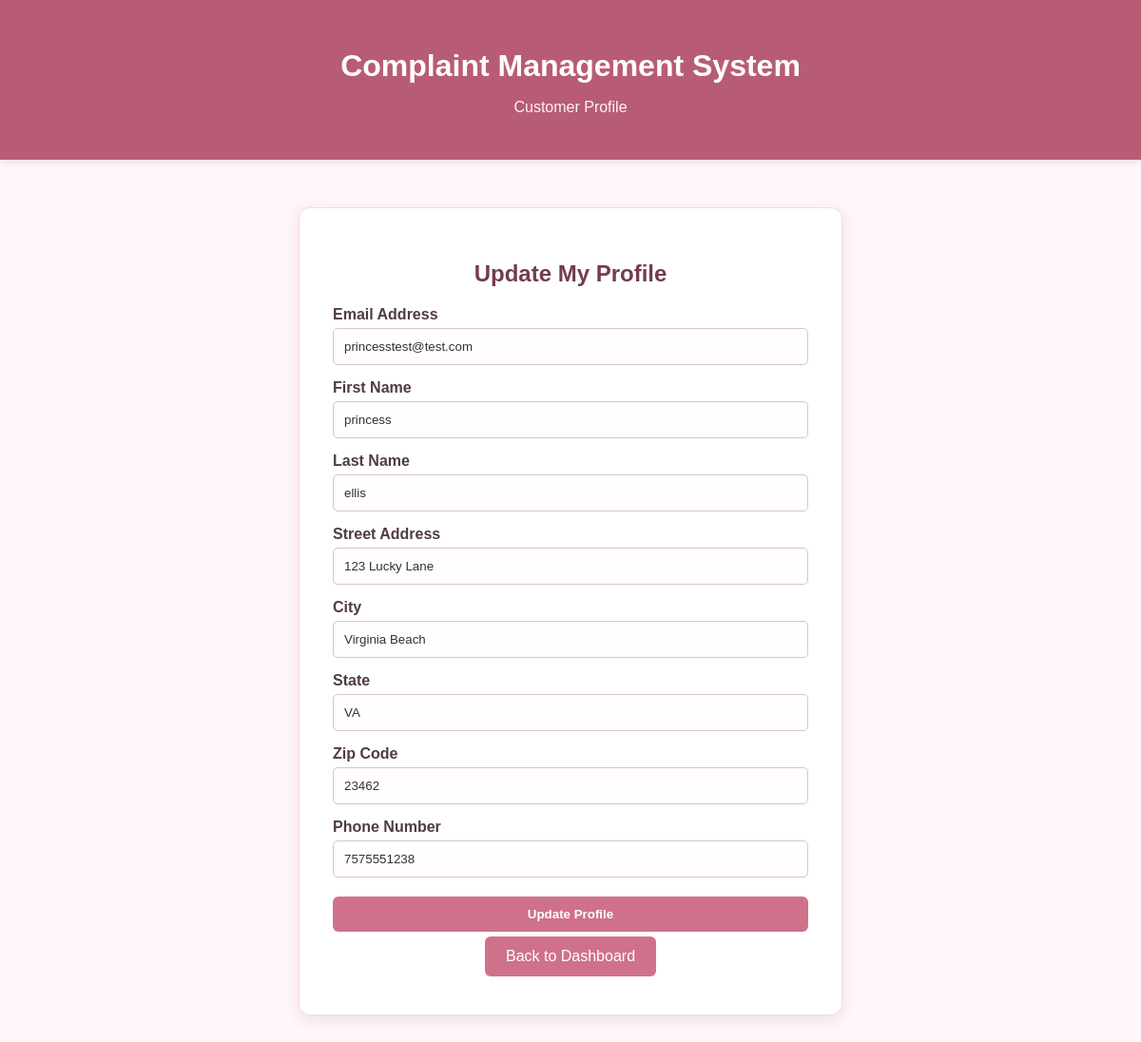
Page /view/customer_profile.php (signed in) on the committed database.
### tables this page shows
CREATE TABLE `customers` (
  `CustomerID` int(11) NOT NULL,
  `Email` varchar(100) NOT NULL,
  `FirstName` varchar(50) NOT NULL,
  `LastName` varchar(50) NOT NULL,
  `StreetAddress` varchar(100) NOT NULL,
  `City` varchar(50) NOT NULL,
  `State` char(2) NOT NULL,
  `ZipCode` varchar(10) NOT NULL,
  `PhoneNumber` varchar(20) NOT NULL,
  `Password` varchar(255) NOT NULL,
  `DateCreated` datetime NOT NULL DEFAULT current_timestamp()
);

### model/customer_db.php (called while the page is built, shortened)
<?php
require_once __DIR__ . '/database.php';
require_once __DIR__ . '/customer.php';
class CustomerDB
{
    public static function getCustomer($customerId)
    {
        $db = new Database();
        $connection = $db->getConnection();
        $query = "SELECT * FROM customers
                  WHERE CustomerID = ?";
        $stmt = mysqli_prepare($connection, $query);
        mysqli_stmt_bind_param(
            $stmt,
            "i",
            $customerId
        );
        mysqli_stmt_execute($stmt);
        $result = mysqli_stmt_get_result($stmt);
        $row = mysqli_fetch_assoc($result);
        if ($row) {
            return self::makeCustomer($row);
        }
        return null;
    }
    private static function makeCustomer($row)
    {
        return new Customer(
            $row['CustomerID'],
            $row['Email'],
            $row['FirstName'],
            $row['LastName'],
            $row['StreetAddress'],
            $row['City'],
            $row['State'],
            $row['ZipCode'],
            $row['PhoneNumber'],
            $row['Password']
        );
    }
}
?>

### model/database.php (called while the page is built, shortened)
<?php
class Database
{
    private $host = "localhost";
    private $database = "complaint_management";
    private $username = "complaint_user";
    private $password = "Complaint2026!";
    public function __construct()
    {
        $this->connection = mysqli_connect(
            $this->host,
            $this->username,
            $this->password,
            $this->database
        );
    }
}

### model/customer.php (called while the page is built, shortened)
<?php
class Customer
{
    private $email;
    private $firstName;
    private $lastName;
    private $streetAddress;
    private $city;
    private $state;
    private $zipCode;
    private $phoneNumber;
    public function __construct(
        $customerId = null,
        $email = "",
        $firstName = "",
        $lastName = "",
        $streetAddress = "",
        $city = "",
        $state = "",
        $zipCode = "",
        $phoneNumber = "",
        $password = ""
    ) {
        $this->email = $email;
        $this->firstName = $firstName;
        $this->lastName = $lastName;
        $this->streetAddress = $streetAddress;
        $this->city = $city;
        $this->state = $state;
        $this->zipCode = $zipCode;
        $this->phoneNumber = $phoneNumber;
    }
    public function getEmail()
    {
        return $this->email;
    }
    public function getFirstName()
    {
        return $this->firstName;
    }
    public function getLastName()
    {
        return $this->lastName;
    }
    public function getStreetAddress()
    {
        return $this->streetAddress;
    }
    public function getCity()
    {
        return $this->city;
    }
    public function getState()
    {
        return $this->state;
    }
    public function getZipCode()
    {
        return $this->zipCode;
    }
    public function getPhoneNumber()
    {
        return $this->phoneNumber;
    }
}

### view/customer_profile.php (the view, shortened to what this page needs)
<?php
require_once __DIR__ . '/../model/customer_db.php';
$customerId = (int) $_SESSION['customer_id'];
$customer = CustomerDB::getCustomer($customerId);
?>
<!DOCTYPE html>
<html lang="en">
<head>
    <link rel="stylesheet" href="../css/styles.css">
</head>
<body>
    <header>
        <h1>Complaint Management System</h1>
        <p>Customer Profile</p>
    </header>
    <main>
        <section class="card">
            <h2>Update My Profile</h2>
            <form
                method="POST"
                action="../controller/profile_controller.php"
            >
                <label for="email">Email Address</label>
                <input
                    type="email"
                    id="email"
                    name="email"
                    value="<?php echo htmlspecialchars($customer->getEmail()); ?>"
                    required
                >
                <label for="first_name">First Name</label>
                <input
                    type="text"
                    id="first_name"
                    name="first_name"
                    value="<?php echo htmlspecialchars($customer->getFirstName()); ?>"
                    required
                >
                <label for="last_name">Last Name</label>
                <input
                    type="text"
                    id="last_name"
                    name="last_name"
                    value="<?php echo htmlspecialchars($customer->getLastName()); ?>"
                    required
                >
                <label for="street_address">Street Address</label>
                <input
                    type="text"
                    id="street_address"
                    name="street_address"
                    value="<?php echo htmlspecialchars($customer->getStreetAddress()); ?>"
                    required
                >
                <label for="city">City</label>
                <input
                    type="text"
                    id="city"
                    name="city"
                    value="<?php echo htmlspecialchars($customer->getCity()); ?>"
                    required
                >
                <label for="state">State</label>
                <input
                    type="text"
                    id="state"
                    name="state"
                    maxlength="2"
                    value="<?php echo htmlspecialchars($customer->getState()); ?>"
                    required
                >
                <label for="zip_code">Zip Code</label>
                <input
                    type="text"
                    id="zip_code"
                    name="zip_code"
                    value="<?php echo htmlspecialchars($customer->getZipCode()); ?>"
                    required
                >
                <label for="phone_number">Phone Number</label>
                <input
                    type="text"
                    id="phone_number"
                    name="phone_number"
                    value="<?php echo htmlspecialchars($customer->getPhoneNumber()); ?>"
                    required
                >
                <input
                    type="submit"
                    value="Update Profile"
                >
            </form>
            <a href="customer_home.php" class="button">
                Back to Dashboard
            </a>
        </section>
    </main>
</body>
</html>

### css/styles.css (style rules this page uses)
body { margin: 0; font-family: Arial, sans-serif; background-color: #fff7f9; color: #352f32; }
header { background-color: #b85c76; color: white; text-align: center; padding: 30px; box-shadow: 0 2px 8px rgba(90, 45, 60, 0.12); }
header h1 { margin-bottom: 5px; }
header p { color: #fff2f5; }
main { display: flex; justify-content: center; padding: 50px 20px; }
.card { background-color: white; padding: 35px; width: 500px; border-radius: 12px; box-shadow: 0 4px 16px rgba(120, 70, 85, 0.14); text-align: center; border: 1px solid #f3dce3; }
.card h2 { color: #713d4d; }
.button { display: inline-block; padding: 12px 22px; margin: 5px; background-color: #cf718b; color: white; text-decoration: none; border-radius: 6px; border: none; transition: background-color 0.2s ease; }
form { text-align: left; }
label { display: block; margin-top: 15px; font-weight: bold; color: #513b43; }
input, select, textarea { width: 100%; padding: 11px; margin-top: 5px; box-sizing: border-box; border: 1px solid #d9c3ca; border-radius: 5px; background-color: #fffdfd; color: #352f32; }
input[type="submit"] { margin-top: 20px; background-color: #cf718b; color: white; border: none; cursor: pointer; border-radius: 6px; font-weight: bold; }

### rows in the picture
customers: first_name "princess", last_name "ellis", street_address "123 Lucky Lane", city "Virginia Beach", state "VA", zip_code "23462", phone_number "7575551238"
